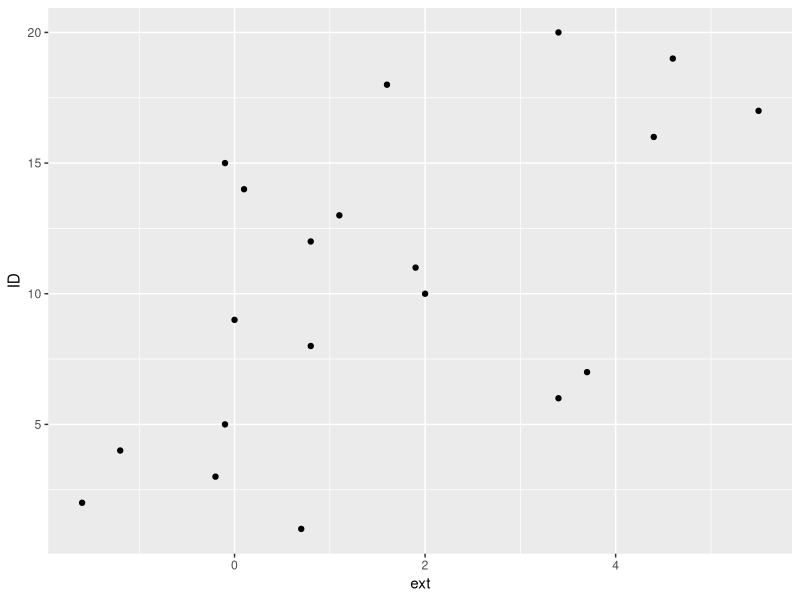
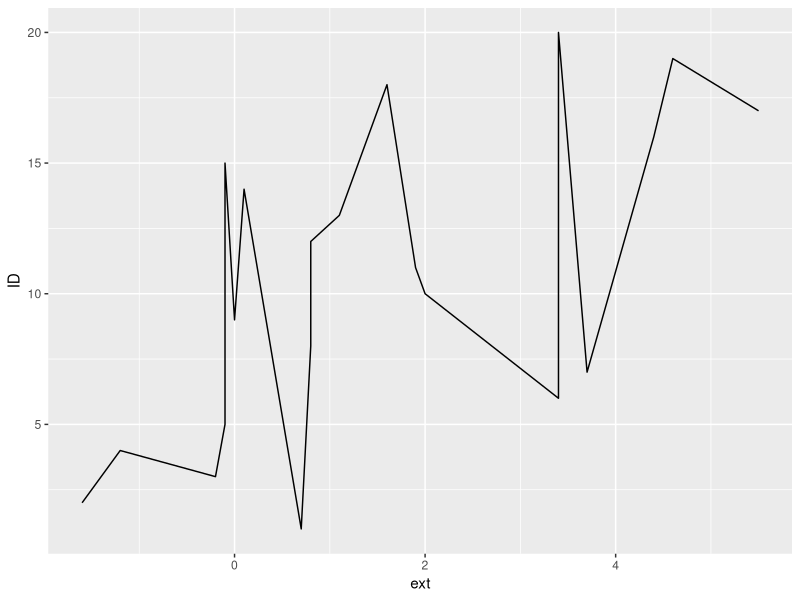

Reproduce these figures in R, in order.
data()

data("sleep")

str(sleep)
head(sleep)
tail(sleep)
nrow(sleep)
ncol(sleep)

attach(sleep)

v1 <-c(0.7,-1.6,-0.2,-1.2,-0.1,3.4,3.7,0.8,
       0.0,2.0,1.9,0.8,1.1,0.1,-0.1,4.4,5.5,1.6,4.6,3.4)
v2 <- c(1,1,1,1,1,1,1,1,1,1,2,2,2,2,2,2,2,2,2,2)
v3 <- c(1,2,3,4,5,6,7,8,9,10,11,12,13,14,15,16,17,18,19,20)

mylist <- list(v1,v2,v3)

df <- data.frame (ext=v1,ID=v3)

library(ggplot2)

df

ggplot(df,aes(ext,ID)) + geom_point()

ggplot(df,aes(ext,ID)) + geom_line()
